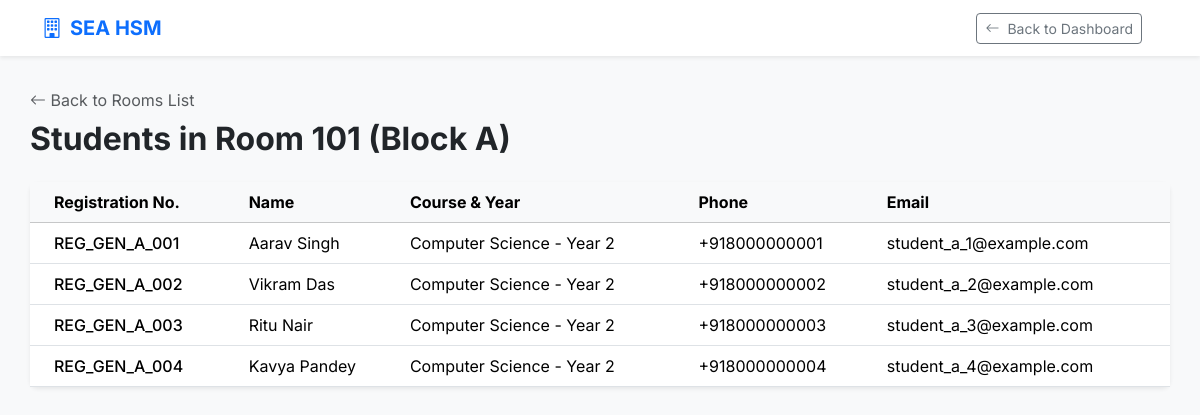
Screenshot of /room/room_students/2/ (signed in) with the database file from the repository.
### room/models.py (models this page shows, shortened)
class Room(models.Model):
    block = models.CharField(max_length=5)
    room_no = models.CharField(max_length=10)
    capacity = models.IntegerField()
    class Meta:
        unique_together = ['block', 'room_no']

### student/models.py (models this page shows, shortened)
class Student(models.Model):
    user = models.OneToOneField(UserList, on_delete=models.CASCADE)
    name = models.CharField(max_length=30)
    reg_number=models.CharField(max_length=25, unique=True)
    dob = models.DateField("Date of Birth")
    course = models.CharField(max_length=20)
    year = models.IntegerField()
    hostel_fee = models.IntegerField()
    phone = models.CharField(max_length=15,default='+91')
    email = models.EmailField()
    home_address = models.TextField()
    guardian_name = models.CharField(max_length=30)
    guardian_phone = models.CharField(max_length=15,default='+91')
    guardian_email = models.EmailField()
    room = models.ForeignKey(Room, on_delete=models.SET_NULL, null=True)
    photo = models.ImageField(upload_to='students_photo/')
    id_proof = models.FileField(upload_to='id_proof/')

### room/views.py (the view)
# urls.py: path('room_students/<int:id>/',views.room_students,name='room_students'),
@role_required(["Admin", "Warden"])
def room_students(request, id):
    room = get_object_or_404(Room, id=id)
    students = room.student_set.all()
    return render(request, 'room_students.html', {'room': room, 'students': students})

### room/templates/room_students.html (shortened to what this page needs)
{% extends 'base.html' %}
{% block content %}
<div class="d-flex justify-content-between align-items-center mb-4">
    <div>
        <a href="{% url 'room_list' %}" class="text-decoration-none text-muted mb-2 d-inline-block">
            <i class="bi bi-arrow-left"></i> Back to Rooms List
        </a>
        <h2 class="fw-bold text-dark mb-0">Students in Room {{ room.room_no }} (Block {{ room.block }})</h2>
    </div>
</div>
<div class="card border-0 shadow-sm rounded-3">
    <div class="card-body p-0">
        <div class="table-responsive">
            <table class="table table-hover align-middle mb-0">
                <thead class="table-light">
                    <tr>
                        <th class="ps-4">Registration No.</th>
                        <th>Name</th>
                        <th>Course & Year</th>
                        <th>Phone</th>
                        <th>Email</th>
                    </tr>
                </thead>
                <tbody>
                    {% for student in students %}
                    <tr>
                        <td class="ps-4 fw-medium">{{ student.reg_number }}</td>
                        <td>{{ student.name }}</td>
                        <td>{{ student.course }} - Year {{ student.year }}</td>
                        <td>{{ student.phone }}</td>
                        <td>{{ student.email }}</td>
                    </tr>
                    {% empty %}
                    <tr>
                        <td colspan="5" class="text-center text-muted py-4">No students are currently assigned to this room.</td>
                    </tr>
                    {% endfor %}
                </tbody>
            </table>
        </div>
    </div>
</div>
{% endblock %}

### accounts/templates/base.html (style rules this page uses)
body { font-family: 'Inter', sans-serif; background-color: #f8f9fa; }

### rows the page displays
Room: room_no "101", block "A"
Student: reg_number "REG_GEN_A_001", name "Aarav Singh", course "Computer Science", year "2", phone "+918000000001", email "student_a_1@example.com"
Student: reg_number "REG_GEN_A_002", name "Vikram Das", course "Computer Science", year "2", phone "+918000000002", email "student_a_2@example.com"
Student: reg_number "REG_GEN_A_003", name "Ritu Nair", course "Computer Science", year "2", phone "+918000000003", email "student_a_3@example.com"
Student: reg_number "REG_GEN_A_004", name "Kavya Pandey", course "Computer Science", year "2", phone "+918000000004", email "student_a_4@example.com"
